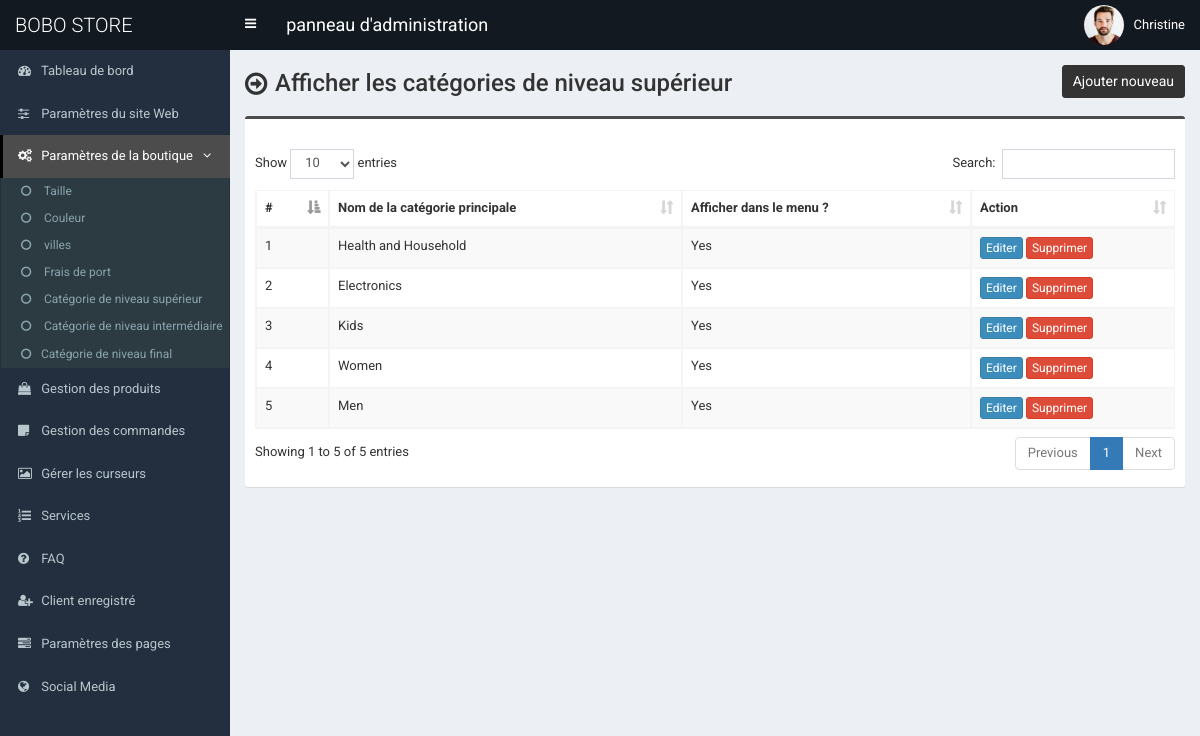
/admin/top-category.php (signed in), run on an earlier commit of the app's database.
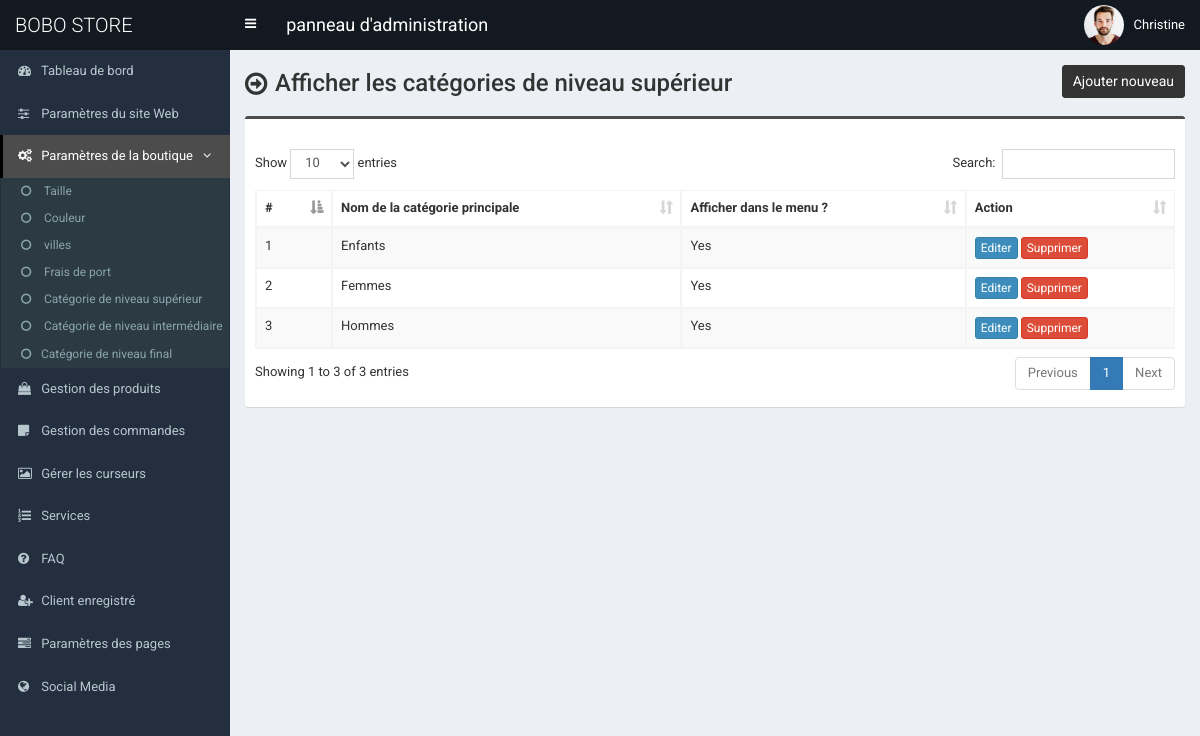
And on a later commit of the database.
### tables this page shows
CREATE TABLE IF NOT EXISTS `tbl_top_category` (
  `tcat_id` int NOT NULL AUTO_INCREMENT,
  `tcat_name` varchar(255) NOT NULL,
  `show_on_menu` int NOT NULL,
  PRIMARY KEY (`tcat_id`)
);

### admin/top-category.php (the view, shortened to what this page needs)
<?php require_once('header.php'); ?>
<section class="content-header">
	<div class="content-header-left">
		<h1>
Afficher les catégories de niveau supérieur</h1>
	</div>
	<div class="content-header-right">
		<a href="top-category-add.php" class="btn btn-primary btn-sm">Ajouter nouveau</a>
	</div>
</section>
<section class="content">
  <div class="row">
    <div class="col-md-12">
      <div class="box box-info">
        <div class="box-body table-responsive">
          <table id="example1" class="table table-bordered table-hover table-striped">
			<thead>
			    <tr>
			        <th>#</th>
			        <th>
Nom de la catégorie principale</th>
                    <th>
Afficher dans le menu ?</th>
			        <th>Action</th>
			    </tr>
			</thead>
            <tbody>
            	<?php
            	$i=0;
            	$statement = $pdo->prepare("SELECT * FROM tbl_top_category ORDER BY tcat_id DESC");
            	$statement->execute();
            	$result = $statement->fetchAll(PDO::FETCH_ASSOC);
            	foreach ($result as $row) {
            		$i++;
            		?>
					<tr>
	                    <td><?php echo $i; ?></td>
	                    <td><?php echo $row['tcat_name']; ?></td>
                        <td>
                            <?php
                                if($row['show_on_menu'] == 1) {
                                    echo 'Yes';
                                } else {
                                    echo 'No';
                                }
                            ?>
                        </td>
	                    <td>
	                        <a href="top-category-edit.php?id=<?php echo $row['tcat_id']; ?>" class="btn btn-primary btn-xs">Editer</a>
	                        <a href="#" class="btn btn-danger btn-xs" data-href="top-category-delete.php?id=<?php echo $row['tcat_id']; ?>" data-toggle="modal" data-target="#confirm-delete">Supprimer</a>
	                    </td>
	                </tr>
            		<?php
            	}
            	?>
            </tbody>
          </table>
        </div>
      </div>
</section>
<?php require_once('footer.php'); ?>

What changed in the data, as far as the page shows it:
removed tbl_top_category: tcat_name "Health and Household", show_on_menu "Yes"
removed tbl_top_category: tcat_name "Electronics", show_on_menu "Yes"
changed tbl_top_category: tcat_name "Kids" → "Enfants"
changed tbl_top_category: tcat_name "Women" → "Femmes"
changed tbl_top_category: tcat_name "Men" → "Hommes"
Also different on the page:
text written by a page script: "Show entries Search: Showing 1 to 5 of 5 entries Previous 1 Next" → "Show entries Search: Showing 1 to 3 of 3 entries Previous 1 Next"
